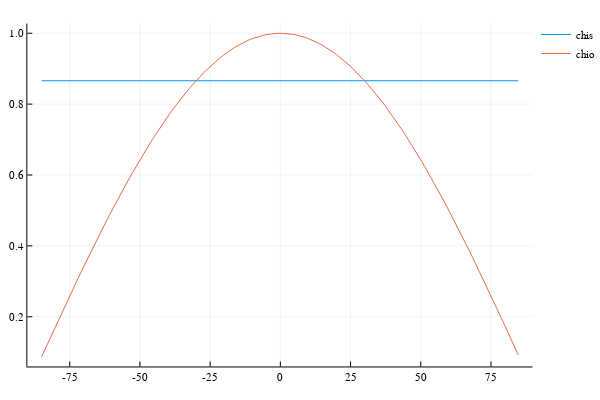

Notebook source saved alongside this figure:
### Code cell
VZA=-85:1.01:85
plot(VZA,(chi_s), label="chis")
plot!(VZA,(chi_o), label="chio")

### Figure 1 — Plotly figure (JSON) as saved in the notebook; plotly's stock layout.template omitted (floating-point values rounded to 4 significant figures; data arrays with more than 128 entries replaced by an {"elided": "..."} marker saying what was removed)
{"data": [{"colorbar": {"title": ""}, "legendgroup": "chis", "line": {"color": "rgba(0, 154, 250, 1.000)", "dash": "solid", "shape": "linear", "width": 1}, "mode": "lines", "name": "chis", "showlegend": true, "type": "scatter", "x": {"elided": "169 float values"}, "xaxis": "x1", "y": {"elided": "169 float values"}, "yaxis": "y1", "zmax": null, "zmin": null}, {"colorbar": {"title": ""}, "legendgroup": "chio", "line": {"color": "rgba(227, 111, 71, 1.000)", "dash": "solid", "shape": "linear", "width": 1}, "mode": "lines", "name": "chio", "showlegend": true, "type": "scatter", "x": {"elided": "169 float values"}, "xaxis": "x1", "y": {"elided": "169 float values"}, "yaxis": "y1", "zmax": null, "zmin": null}], "layout": {"annotations": [], "height": 400, "legend": {"bgcolor": "rgba(255, 255, 255, 1.000)", "bordercolor": "rgba(0, 0, 0, 1.000)", "font": {"color": "rgba(0, 0, 0, 1.000)", "family": "sans-serif", "size": 11}, "tracegroupgap": 0, "x": 1, "y": 1}, "margin": {"b": 20, "l": 0, "r": 0, "t": 20}, "paper_bgcolor": "rgba(255, 255, 255, 1.000)", "plot_bgcolor": "rgba(255, 255, 255, 1.000)", "showlegend": true, "width": 600, "xaxis": {"anchor": "y1", "domain": [0.05101, 0.9934], "gridcolor": "rgba(0, 0, 0, 0.100)", "gridwidth": 0.5, "linecolor": "rgba(0, 0, 0, 1.000)", "mirror": false, "range": [-90.09, 89.77], "showgrid": true, "showline": true, "showticklabels": true, "tickangle": 0, "tickcolor": "rgb(0, 0, 0)", "tickfont": {"color": "rgba(0, 0, 0, 1.000)", "family": "sans-serif", "size": 11}, "tickmode": "array", "ticks": "inside", "ticktext": ["-75", "-50", "-25", "0", "25", "50", "75"], "tickvals": [-75, -50, -25, 0, 25, 50, 75], "title": "", "titlefont": {"color": "rgba(0, 0, 0, 1.000)", "family": "sans-serif", "size": 15}, "type": "-", "visible": true, "zeroline": false, "zerolinecolor": "rgba(0, 0, 0, 1.000)"}, "yaxis": {"anchor": "x1", "domain": [0.03762, 0.9902], "gridcolor": "rgba(0, 0, 0, 0.100)", "gridwidth": 0.5, "linecolor": "rgba(0, 0, 0, 1.000)", "mirror": false, "range": [0.05977, 1.027], "showgrid": true, "showline": true, "showticklabels": true, "tickangle": 0, "tickcolor": "rgb(0, 0, 0)", "tickfont": {"color": "rgba(0, 0, 0, 1.000)", "family": "sans-serif", "size": 11}, "tickmode": "array", "ticks": "inside", "ticktext": ["0.2", "0.4", "0.6", "0.8", "1.0"], "tickvals": [0.2, 0.4, 0.6, 0.8, 1], "title": "", "titlefont": {"color": "rgba(0, 0, 0, 1.000)", "family": "sans-serif", "size": 15}, "type": "-", "visible": true, "zeroline": false, "zerolinecolor": "rgba(0, 0, 0, 1.000)"}}}
